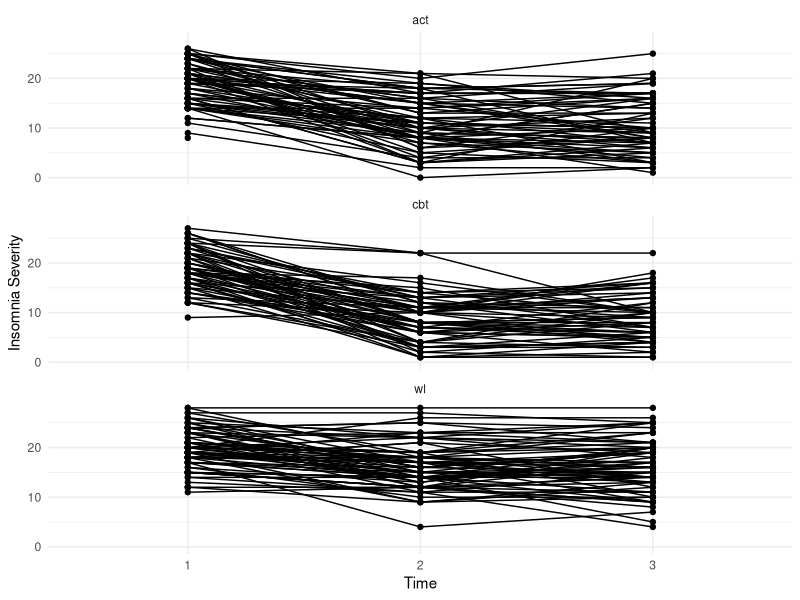
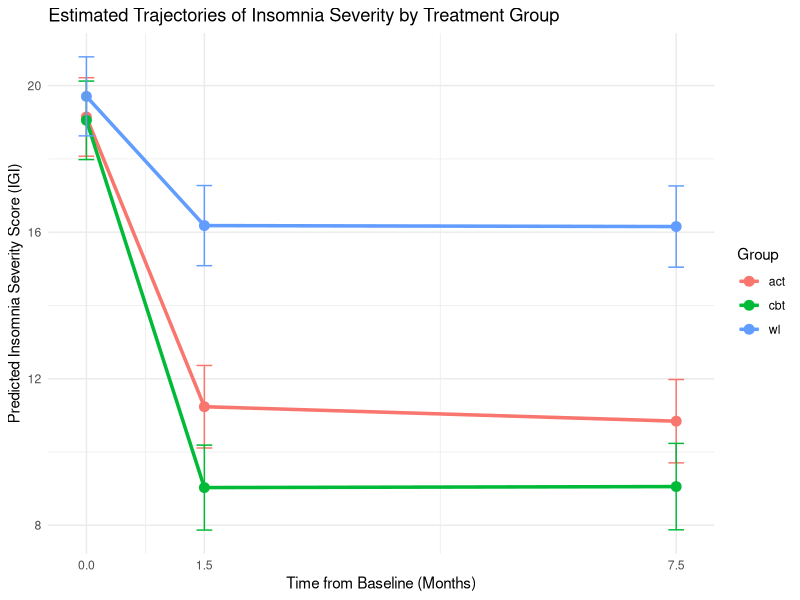

Reproduce these figures in R, in order. (Note: this script raises an error after producing the figures.)
## ---- chunk 1
library(lavaan)
library(dplyr)
library(ggplot2)
library(lme4)
library(emmeans)
## ---- chunk 2
dat <- read.csv("../data/clean_data2.csv")

mydata <- dplyr::filter(dat, redcap_event_name %in% c(
    "elegibilidade_arm_1", 
    "desfechos_arm_1", "followup_arm_1")
  ) |> 
  dplyr::mutate(
    redcap_event_name = factor(dplyr::case_when(
      redcap_event_name == "elegibilidade_arm_1" ~ 1,
      redcap_event_name == "desfechos_arm_1" ~ 2,
      redcap_event_name == "followup_arm_1" ~ 3
    )),
    randomizacao = dplyr::case_when(
      randomizacao ==  1 ~ "act",
      randomizacao ==  2 ~ "cbt",
      randomizacao ==  3 ~ "wl",
    ))
## ---- chunk 3
mydata |> 
  tidyr::pivot_longer(cols = igi_escore,
                      names_to = "symptom", values_to = "score") |> 
 # dplyr::filter(symptom == "igi_escore") |> 
  ggplot(aes( x = redcap_event_name, y = score, group = record_id)) +
  geom_point() + 
  geom_line() +
  labs(x = "Time", y = "Insomnia Severity") +
  facet_wrap(~randomizacao, dir = "v") +
  #scale_x_continuous(breaks = c(1,2,3)) +
  theme_minimal()
## ---- chunk 4
mydata2 <- mydata |> 
  dplyr::mutate(
    time = dplyr::case_when(
      redcap_event_name == 1 ~ 0,
      redcap_event_name == 2 ~ 1.5, # 6 weeks
      redcap_event_name == 3 ~ 7.5, # 6 weeks + 6 months (of 4 weeks)
    )
  )
## ---- chunk 5
# Random intercept
m1 <- lmerTest::lmer(igi_escore ~ poly(time, 2) * randomizacao + (1 | record_id), REML = FALSE, data = mydata2)

# 
m2 <- lmerTest::lmer(igi_escore ~ poly(time, 2) * randomizacao + (1 + time | record_id), REML = FALSE, data = mydata2)

# m3 <- lmerTest::lmer(igi_escore ~ poly(time, 2) * randomizacao + (poly(time, 2) | record_id), REML = FALSE, data = mydata2)
## ---- chunk 6
mQuad <- lmerTest::lmer(
  igi_escore ~ poly(time, 2) * randomizacao +
               (1 | record_id),
  REML = FALSE,
  data = mydata2
)
summary(mQuad)
## ---- chunk 7
# First, create a list of the time points you want to predict at
time_points <- c(0, 1.5, 7.5) # Baseline, 6 weeks, ~7.5 months

# Calculate the estimated means from your model object 'mQuad'
predicted_means <- emmeans(mQuad, ~ randomizacao | time, at = list(time = time_points))

# Convert the result to a regular data frame for plotting
predicted_df <- as.data.frame(predicted_means)
## ---- chunk 8
ggplot(predicted_df, aes(x = time, y = emmean, color = randomizacao, group = randomizacao)) +
  geom_line(linewidth = 1.2) + # Draw the trajectory lines
  geom_point(size = 3) + # Add points for each measurement time
  geom_errorbar(aes(ymin = lower.CL, ymax = upper.CL), width = 0.2) + # Add confidence intervals
  labs(
    title = "Estimated Trajectories of Insomnia Severity by Treatment Group",
    x = "Time from Baseline (Months)",
    y = "Predicted Insomnia Severity Score (IGI)",
    color = "Group"
  ) +
  scale_x_continuous(breaks = time_points) + # Ensure x-axis ticks are at your time points
  theme_minimal()
## ---- chunk 9
# 'predicted_means' is the emmeans object you created in the previous step

# Perform pairwise comparisons of the groups at each time point
pairwise_comparisons <- pairs(predicted_means, by = "time")

# Print the results
print(pairwise_comparisons)
## ---- chunk 10

wide_data <- mydata2 |> 
dplyr::select(record_id, redcap_event_name, randomizacao, igi_escore, 
              ehad_ansiedade_escore, aaq_score, dbas_score, sas_score, 
              spaq_score) |> 
  tidyr::pivot_wider(
    id_cols = c(record_id, randomizacao),
    names_from = "redcap_event_name",
    names_sep = "_t",
    values_from = c(igi_escore:sas_score)
  ) |> 
  dplyr::filter(randomizacao != "wl",# I only want the cases where change occurred
                record_id != 928) # missing data 
## ---- chunk 11
lgcm_mod <- '
  # Define the Intercept and Slope factors for Insomnia Severity
  ItcI =~ 1*igi_escore_t1 + 1*igi_escore_t2 + 1*igi_escore_t3
  SlopeI =~ 0*igi_escore_t1 + 1.5*igi_escore_t2 + 7.5*igi_escore_t3 # Using actual time in months

  # Regress the growth factors on the baseline predictor
  # This is your key research question!
  ItcI ~ dbas_score_t1   # Does baseline DBAS predict baseline insomnia?
  SlopeI ~ dbas_score_t1 # Does baseline DBAS predict the rate of change in insomnia?

  # You can also let the intercept and slope covary with the predictor
  ItcI ~~ SlopeI
'

# Fit the model
# Use MLR for robustness to non-normality if needed
fit_lgcm <- sem(lgcm_mod, data = wide_data, missing = "FIML", estimator = "MLR")

# View the results
summary(fit_lgcm, standardized = TRUE, fit.measures = TRUE)
## ---- chunk 12

# The model string is the same
lgcm_model <- '
  # Define the Intercept and Slope factors for Insomnia Severity
  ItcI =~ 1*igi_escore_t1 + 1*igi_escore_t2 + 1*igi_escore_t3
  SlopeI =~ 0*igi_escore_t1 + 1.5*igi_escore_t2 + 7.5*igi_escore_t3
  
  ItcI ~ c(p1_cbt, p1_act) * dbas_score_t1
  SlopeI ~ c(p2_cbt, p2_act) * dbas_score_t1 # This is our key path


  # Let intercept and slope covary
  ItcI ~~ SlopeI
'

# Fit the UNCONSTRAINED model
fit_unconstrained <- sem(lgcm_mod, 
                         data = wide_data, 
                         group = "randomizacao", 
                         missing = "FIML")
summary(fit_unconstrained, standardized = TRUE, fit.measures = TRUE)
## ---- chunk 13
lgcm_model_constrained <- '
  # ... (Intercept and Slope definitions are the same) ...
  ItcI =~ 1*igi_escore_t1 + 1*igi_escore_t2 + 1*igi_escore_t3
  SlopeI =~ 0*igi_escore_t1 + 1.5*igi_escore_t2 + 7.5*igi_escore_t3

  # Allow the intercept path to vary
  ItcI ~ c(p1_cbt, p1_act) * dbas_score_t1
  
  # CONSTRAIN the slope path to be equal across groups by giving it ONE label
  SlopeI ~ c(p2, p2) * dbas_score_t1

  # Let intercept and slope covary
  ItcI ~~ SlopeI
'

# Fit the CONSTRAINED model
fit_constrained <- sem(lgcm_model_constrained, 
                       data = wide_data, 
                       group = "randomizacao", 
                       missing = "FIML")
## ---- chunk 14
anova(fit_unconstrained, fit_constrained)
## ---- chunk 15
# Define the QUADRATIC LGCM
lgcm_quad_model <- '
 # Define the Intercept, Linear, and Quadratic growth factors
  ItcI =~ 1*igi_escore_t1 + 1*igi_escore_t2 + 1*igi_escore_t3
  LinI =~ 0*igi_escore_t1 + 1.5*igi_escore_t2 + 7.5*igi_escore_t3
  QuadI =~ 0*igi_escore_t1 + 2.25*igi_escore_t2 + 56.25*igi_escore_t3

  # Regress the growth factors on the baseline predictor
  ItcI ~ dbas_score_t1
  LinI ~ dbas_score_t1
  QuadI ~ dbas_score_t1

  # Estimate variances and covariances for Intercept and Linear Slope
  ItcI ~~ ItcI + LinI
  LinI ~~ LinI
  
  # --- KEY CHANGES HERE ---
  # Fix the variance of the quadratic slope to zero
  QuadI ~~ 0*QuadI 
  
  # Fix the covariance between the linear and quadratic slopes to zero
  LinI ~~ 0*QuadI

  # Also fix the covariance between the intercept and quadratic slope to zero
  ItcI ~~ 0*QuadI
'
# Fit the revised model
fit_lgcm_quad <- sem(lgcm_quad_model, data = wide_data, missing = "FIML", estimator = "MLR")
summary(fit_lgcm_quad, standardized = TRUE, fit.measures = TRUE)
## ---- chunk 16
baseline_scores <- mydata2 |> 
  filter(redcap_event_name == 1) |> 
  select(record_id, igi_escore, ehad_ansiedade_escore, aaq_score, 
         dbas_score, sas_score, spaq_score) %>%
  rename_with(~ paste0(., "_t1"), -record_id) |>
  dplyr::mutate(
    dplyr::across(-record_id, ~scale(., scale=FALSE))
  )

# Join baseline scores back to the full dataset
mydata3 <- mydata2 |> 
  left_join(baseline_scores, by = "record_id")
## ---- chunk 17
# First, you need a baseline-only version of your predictor.
# Let's assume your 'wide_data' has a 'dbas_score_t1' column.
# Merge this baseline score back into your long-format 'mydata2'.
# Make sure to center it for interpretability.

# For example:
# mydata2$dbas_baseline_c <- scale(mydata2$dbas_score_t1, center = TRUE, scale = FALSE)


preds <- colnames(mydata3)[grepl("_t1$", colnames(mydata3))][-c(1:3)]

preds[3] |> 
  purrr::map(
    ~lmerTest::lmer(
      igi_escore ~ poly(time, 2) * randomizacao * . + (1 | record_id), 
      REML = FALSE, data = mydata3
      )
    )

# Now, fit the LMM with the three-way interaction
# This is a complex model, start with a random intercept and build up if possible
final_lmm <- lmerTest::lmer(
  igi_escore ~ poly(time, 2) * randomizacao * spaq_score_t1 +
               (1 | record_id),
  REML = FALSE,
  data = mydata3
)

summary(final_lmm)
